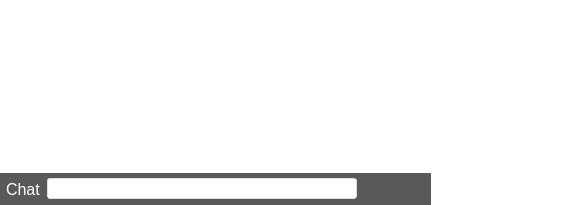
<?xml version="1.0" encoding="UTF-8"?>
<ui version="4.0">
 <class>CommunicationWidget</class>
 <widget class="QWidget" name="CommunicationWidget">
  <property name="geometry">
   <rect>
    <x>0</x>
    <y>0</y>
    <width>584</width>
    <height>205</height>
   </rect>
  </property>
  <property name="minimumSize">
   <size>
    <width>330</width>
    <height>0</height>
   </size>
  </property>
  <property name="windowTitle">
   <string>CommunicationWidget</string>
  </property>
  <property name="styleSheet">
   <string notr="true">/* Containers */

QWidget#CommunicationWidget {
background-color: transparent;
}

QWidget#chatControlsWidget {
background-color: rgba(34,34,34,191);
}

QWidget#chatContentWidget {
background-color: transparent;
}

QWidget#imContentWidget {
background-color: transparent;
background-image: url('./data/ui/images/chat/IM_bground1.png');
background-position: top left;
background-repeat: no-repeat;
}

QWidget#ttsContentWidget {
background-color: transparent;
background-image: url('./data/ui/images/chat/Tts_bground.png');
background-position: top left;
background-repeat: no-repeat;
}


/* Buttons */

QPushButton#viewModeButton {
border: 0px;
background-color: transparent;
background-image: url('./data/ui/images/chat/uibutton_HISTORY_normal.png');
background-position: top left;
background-repeat: no-repeat;
}

QPushButton#viewModeButton::hover {
border: 0px;
background-image: url('./data/ui/images/chat/uibutton_HISTORY_hover.png');
}

QPushButton#viewModeButton::pressed {
border: 0px;
background-image: url('./data/ui/images/chat/uibutton_HISTORY_click.png');
}

QPushButton#imButton {
border: 0px;
background-color: transparent;
background-image: url('./data/ui/images/chat/uibutton_IM_normal.png');
background-position: top left;
background-repeat: no-repeat;
}

QPushButton#imButton::hover {
border: 0px;
background-image: url('./data/ui/images/chat/uibutton_IM_hover.png');
}

QPushButton#imButton::pressed {
border: 0px;
background-image: url('./data/ui/images/chat/uibutton_IM_click.png');
}


QPushButton#ttsButton {
border: 0px;
background-color: transparent;
background-image: url('./data/ui/images/chat/uibutton_Tts_normal.png');
background-position: top left;
background-repeat: no-repeat;
}

QPushButton#ttsButton::hover {
border: 0px;
background-image: url('./data/ui/images/chat/uibutton_Tts_hover.png');
}

QPushButton#ttsButton::pressed {
border: 0px;
background-image: url('./data/ui/images/chat/uibutton_Tts_click.png');
}


QLabel#chatLabel { border: 0px; background-color: transparent; background-position: top left; background-repeat: no-repeat; color: rgb(255,255,255); }

/* Misc */

QScrollBar {
background-color: rgba(34,34,34,191);
}</string>
  </property>
  <layout class="QHBoxLayout" name="horizontalLayout_2">
   <property name="spacing">
    <number>0</number>
   </property>
   <property name="margin">
    <number>0</number>
   </property>
   <item>
    <layout class="QHBoxLayout" name="horizontalLayoutMain">
     <property name="spacing">
      <number>0</number>
     </property>
     <property name="bottomMargin">
      <number>0</number>
     </property>
     <item>
      <layout class="QVBoxLayout" name="verticalLayoutChat">
       <property name="spacing">
        <number>0</number>
       </property>
       <property name="margin">
        <number>0</number>
       </property>
       <item>
        <widget class="QWidget" name="chatContentWidget" native="true">
         <property name="sizePolicy">
          <sizepolicy hsizetype="Expanding" vsizetype="Expanding">
           <horstretch>0</horstretch>
           <verstretch>0</verstretch>
          </sizepolicy>
         </property>
         <layout class="QVBoxLayout" name="verticalLayout_4">
          <property name="spacing">
           <number>0</number>
          </property>
          <property name="margin">
           <number>0</number>
          </property>
          <item>
           <layout class="QVBoxLayout" name="contentContainerLayout">
            <property name="margin">
             <number>6</number>
            </property>
           </layout>
          </item>
         </layout>
        </widget>
       </item>
       <item>
        <widget class="QWidget" name="chatControlsWidget" native="true">
         <property name="sizePolicy">
          <sizepolicy hsizetype="Expanding" vsizetype="Fixed">
           <horstretch>0</horstretch>
           <verstretch>0</verstretch>
          </sizepolicy>
         </property>
         <property name="minimumSize">
          <size>
           <width>0</width>
           <height>32</height>
          </size>
         </property>
         <property name="maximumSize">
          <size>
           <width>16777215</width>
           <height>32</height>
          </size>
         </property>
         <layout class="QHBoxLayout" name="horizontalLayout">
          <property name="spacing">
           <number>6</number>
          </property>
          <property name="leftMargin">
           <number>6</number>
          </property>
          <property name="topMargin">
           <number>0</number>
          </property>
          <property name="rightMargin">
           <number>6</number>
          </property>
          <property name="bottomMargin">
           <number>0</number>
          </property>
          <item>
           <widget class="QLabel" name="chatLabel">
            <property name="font">
             <font>
              <family>Arial</family>
              <pointsize>12</pointsize>
              <weight>50</weight>
              <bold>false</bold>
             </font>
            </property>
            <property name="text">
             <string>Chat</string>
            </property>
           </widget>
          </item>
          <item>
           <layout class="QHBoxLayout" name="chatHorizontalLayout">
            <item>
             <widget class="QLineEdit" name="chatLineEdit">
              <property name="minimumSize">
               <size>
                <width>250</width>
                <height>0</height>
               </size>
              </property>
              <property name="font">
               <font>
                <family>Calibri</family>
                <pointsize>10</pointsize>
               </font>
              </property>
              <property name="styleSheet">
               <string notr="true">border: 1px solid rgba(255,255,255,150); border-radius: 3px; padding-left: 2px;</string>
              </property>
             </widget>
            </item>
            <item>
             <widget class="QPushButton" name="viewModeButton">
              <property name="sizePolicy">
               <sizepolicy hsizetype="Fixed" vsizetype="Fixed">
                <horstretch>0</horstretch>
                <verstretch>0</verstretch>
               </sizepolicy>
              </property>
              <property name="minimumSize">
               <size>
                <width>62</width>
                <height>23</height>
               </size>
              </property>
              <property name="maximumSize">
               <size>
                <width>62</width>
                <height>23</height>
               </size>
              </property>
              <property name="font">
               <font>
                <family>Calibri</family>
                <pointsize>10</pointsize>
               </font>
              </property>
              <property name="text">
               <string/>
              </property>
              <property name="flat">
               <bool>true</bool>
              </property>
             </widget>
            </item>
           </layout>
          </item>
         </layout>
        </widget>
       </item>
      </layout>
     </item>
     <item>
      <layout class="QVBoxLayout" name="verticalLayoutTts">
       <item>
        <spacer name="verticalSpacer_Tts">
         <property name="orientation">
          <enum>Qt::Vertical</enum>
         </property>
         <property name="sizeHint" stdset="0">
          <size>
           <width>0</width>
           <height>0</height>
          </size>
         </property>
        </spacer>
       </item>
       <item>
        <widget class="QWidget" name="ttsContentWidget" native="true">
         <property name="enabled">
          <bool>true</bool>
         </property>
         <property name="sizePolicy">
          <sizepolicy hsizetype="Fixed" vsizetype="Fixed">
           <horstretch>0</horstretch>
           <verstretch>0</verstretch>
          </sizepolicy>
         </property>
         <property name="minimumSize">
          <size>
           <width>50</width>
           <height>32</height>
          </size>
         </property>
         <property name="maximumSize">
          <size>
           <width>50</width>
           <height>32</height>
          </size>
         </property>
         <layout class="QHBoxLayout" name="horizontalLayout_4">
          <property name="spacing">
           <number>0</number>
          </property>
          <property name="margin">
           <number>0</number>
          </property>
          <item>
           <widget class="QPushButton" name="ttsButton">
            <property name="sizePolicy">
             <sizepolicy hsizetype="Fixed" vsizetype="Fixed">
              <horstretch>0</horstretch>
              <verstretch>0</verstretch>
             </sizepolicy>
            </property>
            <property name="minimumSize">
             <size>
              <width>50</width>
              <height>32</height>
             </size>
            </property>
            <property name="maximumSize">
             <size>
              <width>50</width>
              <height>32</height>
             </size>
            </property>
            <property name="font">
             <font>
              <family>Calibri</family>
              <pointsize>10</pointsize>
             </font>
            </property>
            <property name="text">
             <string/>
            </property>
            <property name="flat">
             <bool>true</bool>
            </property>
           </widget>
          </item>
         </layout>
        </widget>
       </item>
      </layout>
     </item>
     <item>
      <layout class="QVBoxLayout" name="voiceLayoutVoice" stretch="0">
       <property name="spacing">
        <number>0</number>
       </property>
       <property name="margin">
        <number>0</number>
       </property>
       <item>
        <layout class="QVBoxLayout" name="voiceLayoutV">
         <property name="spacing">
          <number>0</number>
         </property>
         <property name="leftMargin">
          <number>0</number>
         </property>
         <item>
          <spacer name="verticalSpacer_voice">
           <property name="orientation">
            <enum>Qt::Vertical</enum>
           </property>
           <property name="sizeHint" stdset="0">
            <size>
             <width>0</width>
             <height>0</height>
            </size>
           </property>
          </spacer>
         </item>
         <item>
          <layout class="QHBoxLayout" name="voiceLayoutH">
           <property name="spacing">
            <number>0</number>
           </property>
           <property name="margin">
            <number>0</number>
           </property>
          </layout>
         </item>
        </layout>
       </item>
      </layout>
     </item>
     <item>
      <layout class="QVBoxLayout" name="verticalLayoutIm">
       <item>
        <spacer name="verticalSpacer">
         <property name="orientation">
          <enum>Qt::Vertical</enum>
         </property>
         <property name="sizeHint" stdset="0">
          <size>
           <width>20</width>
           <height>40</height>
          </size>
         </property>
        </spacer>
       </item>
       <item>
        <widget class="QWidget" name="imContentWidget" native="true">
         <property name="sizePolicy">
          <sizepolicy hsizetype="Fixed" vsizetype="Fixed">
           <horstretch>0</horstretch>
           <verstretch>0</verstretch>
          </sizepolicy>
         </property>
         <property name="minimumSize">
          <size>
           <width>103</width>
           <height>32</height>
          </size>
         </property>
         <property name="maximumSize">
          <size>
           <width>103</width>
           <height>32</height>
          </size>
         </property>
         <property name="styleSheet">
          <string notr="true"/>
         </property>
         <layout class="QHBoxLayout" name="horizontalLayout_3">
          <property name="spacing">
           <number>0</number>
          </property>
          <property name="margin">
           <number>0</number>
          </property>
          <item>
           <widget class="QPushButton" name="imButton">
            <property name="sizePolicy">
             <sizepolicy hsizetype="Fixed" vsizetype="Fixed">
              <horstretch>0</horstretch>
              <verstretch>0</verstretch>
             </sizepolicy>
            </property>
            <property name="minimumSize">
             <size>
              <width>84</width>
              <height>32</height>
             </size>
            </property>
            <property name="maximumSize">
             <size>
              <width>84</width>
              <height>32</height>
             </size>
            </property>
            <property name="font">
             <font>
              <family>Calibri</family>
              <pointsize>10</pointsize>
             </font>
            </property>
            <property name="autoFillBackground">
             <bool>false</bool>
            </property>
            <property name="text">
             <string/>
            </property>
            <property name="flat">
             <bool>true</bool>
            </property>
           </widget>
          </item>
         </layout>
        </widget>
       </item>
      </layout>
     </item>
    </layout>
   </item>
  </layout>
 </widget>
 <resources/>
 <connections/>
</ui>
